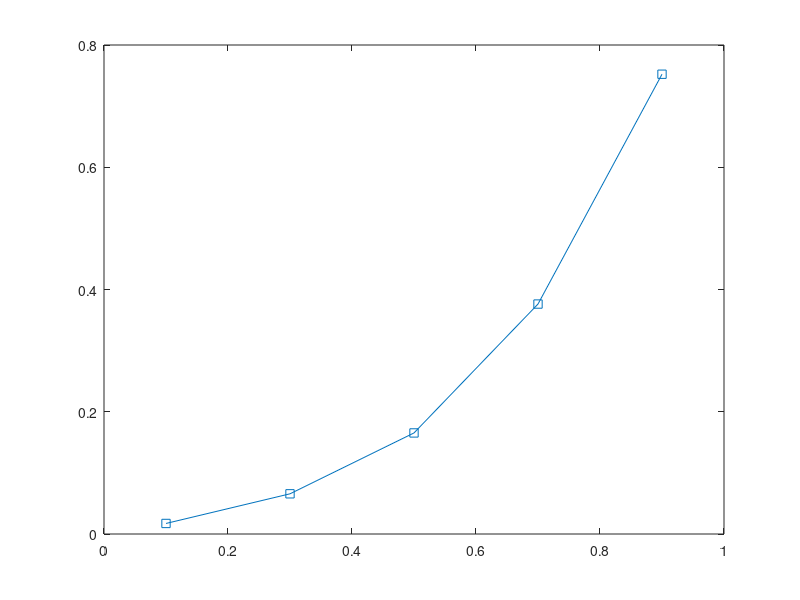

This chart was generated by the following MATLAB code:
clear;

threshold = 0.01; %% 1 percent

a = 1;

x = 0.5*a;
y = [0.5]*a;
z = [0.1, 0.3, 0.5, 0.7, 0.9]*a;

error = 100;
iteration = -1;
while error > threshold && iteration < 10000
    iteration = iteration + 1;
    %n = 11;
    max_iterations = iteration * 2 + 1; %% Dont forget to modify the for values
    for_interval_n = 1:2:max_iterations;
    for_interval_m = for_interval_n;
    
    fprintf('\ncalculating result for n = %d\n', max_iterations);
    sum_value = zeros(size(z));
    for n = for_interval_n % odd numbers
            %this_part_value = (1/n)*exp(-n*pi*x/a)*sin(n*pi*y/a); 
            %this_part_value = (1/n)*exp(-n*pi*x/a)*sin(n*pi*y/a); 3.13
        this_part_value = 0;
        for m = for_interval_m
            gamma = pi/a*sqrt(n^2 + m^2);
            this_part_value_part = (1/(n*m))*sinh(gamma * z) / sinh(gamma * a) * sin(n*pi*x/a) * sin(m*pi*y/a);
            this_part_value = this_part_value + this_part_value_part;
        end
        %size(this_part_value)
        %fprintf('at i (%i) this part contributes (%f)\n', i, this_part_value);
        %fprintf(' --- ');
        %this_part_value
        sum_value = sum_value + this_part_value;
        %(sum_value)
    end

    fprintf('done iterating, the final sum value found is : \n');
    this_value = sum_value;
    %disp(this_value);
    if exist('last_value', 'var');
        difference = (this_value - last_value);
        average = (this_value + last_value) / 2;
        error = sum(abs(difference / this_value));
        fprintf('At n level `%d` (iteration %d) the error is `%f`\n\n', max_iterations, iteration, error);
    end
    last_value = this_value;
end

sum_value
v_0 = 0.6218; %% found by setting z = 1;
plot(z, last_value / (v_0), '-s');

%%%%%%%5
%% Result = N(z) = 5
%%%%%%%%
